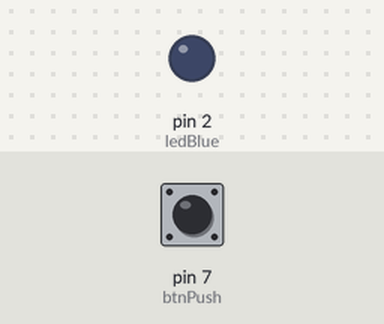
Bench run of a sketch on a simulated Arduino Uno, built with avr-gcc and run on an emulated ATmega328P. On the bench: output pins drawn as LEDs (lit = HIGH). The inputs (shaded band) are chosen by the test bench; at power-on: pin 7 (btnPush) LOW.

Above: at 2.8 s.
2.9 s: pin 7 (btnPush) pulled HIGH for 1.2 s
At 4.2 s:
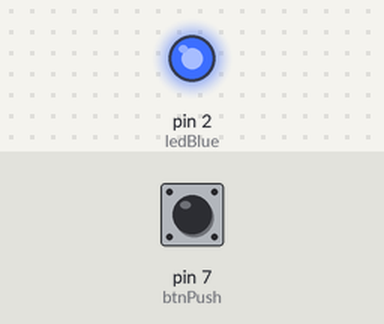
6.5 s: pin 7 (btnPush) pulled HIGH for 3.2 s
At 10.8 s:
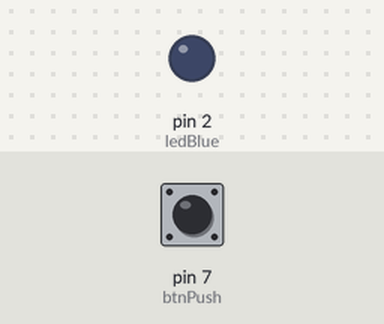
Timing chart, 0 to 12.3 s (numbered marks = the images above; inputs shaded):
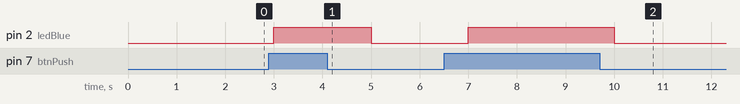

Measured:
- after the input at 2.9 s, pin 2 (ledBlue): LOW → HIGH after 0.10 s, → LOW 2.0 s later
- after the input at 6.5 s, pin 2 (ledBlue): LOW → HIGH after 0.50 s, → LOW 3.0 s later

The sketch:

Eje2.ino
```cpp
int ledBlue = 2;
int btnPush = 7;

int status;

void setup() {
  pinMode(btnPush, INPUT);
  pinMode(ledBlue, OUTPUT);
}

void loop() {
  status = digitalRead(btnPush);

  if(status == HIGH){
    digitalWrite(ledBlue, status);
  }

  digitalWrite(ledBlue, status);

  delay(1000);
}
```
